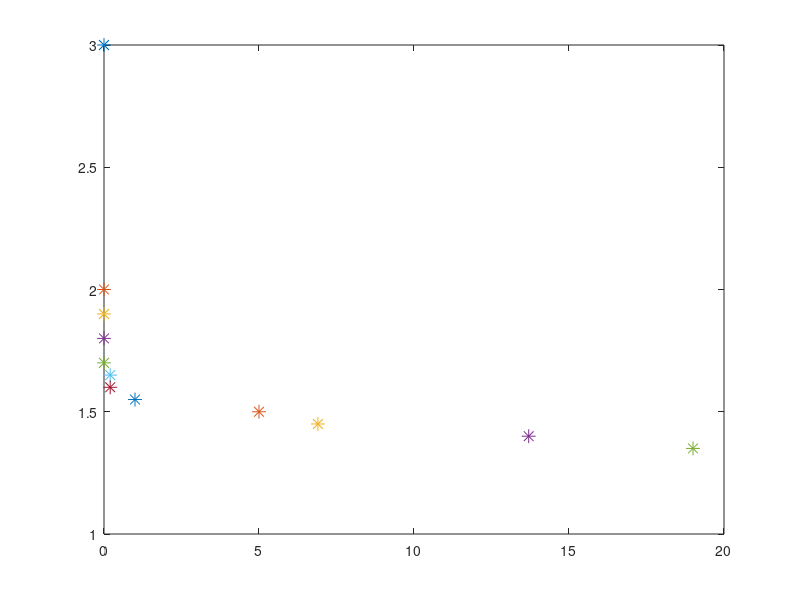

Reproduce this figure in MATLAB. (Note: this script raises an error after producing the figure.)
%% 
close all
clear all
%% 

lambda_0_01 = [3.0, 2.0, 1.9, 1.8, 1.7, 1.65, 1.6, 1.55, 1.5, 1.45, 1.4, 1.35];
gamma_01 = [0, 0, 0, 0, 0, 0.2, 0.2, 1, 5, 6.9, 13.7, 19]; 

for i = 1:length(lambda_0_01)
    plot(gamma_01(i), lambda_0_01(i), '*', 'MarkerSize', 10)
    hold on 
end

%% 

% Fit for exponential with two terms 
fo1 = fitoptions('Method','NonlinearLeastSquares',...
               'Robust','Bisquare',...
               'Algorithm', 'Trust-Region',...
               'MaxIter', 1000);
% For chi = 0.1
lambda_0_01 = [3.0, 2.0, 1.9, 1.8, 1.7, 1.65, 1.6, 1.55, 1.5, 1.45, 1.4, 1.35]';
gamma_01 = [0, 0, 0, 0, 0, 0.2, 0.2, 1, 5, 6.9, 13.7, 19]'; 
[curve1,gof1] = fit(gamma_01, lambda_0_01,'exp2', fo1)
a = 0.2985; 
b = -6.842;
c = 1.551;
d = -0.007551;
x_gamma_01 = linspace(10^-3,100,1E5); 
y_01 = a*exp(b*x_gamma_01) + c*exp(d*x_gamma_01);

% Set R Square value 
legend_01 = num2str(gof1.rsquare, '%.4f\n');

% For chi = 0.2
fo2 = fitoptions('Method','NonlinearLeastSquares',...
               'Robust','Bisquare',...
               'Algorithm', 'Trust-Region',...
               'MaxIter', 500,...
                'StartPoint', [a, b, c, d]);
            
lambda_0_02 = [2.5, 2.0, 1.9, 1.8, 1.7, 1.6, 1.55, 1.5, 1.45, 1.4, 1.35]';
gamma_02 = [0, 0, 0, 0, 0, 0.1, 0.5, 1, 4.9, 6, 12]'; 
[curve2,gof2] = fit(gamma_02, lambda_0_02, 'exp2', fo2)
a = 0.3186; 
b = -15.06;
c = 1.531;
d = -0.01144;
x_gamma_02 = linspace(10^-3,100,1E5); 
y_02 = a*exp(b*x_gamma_02) + c*exp(d*x_gamma_02);
        
legend_02 = num2str(gof2.rsquare, '%.4f\n');

% For chi = 0.3
fo3 = fitoptions('Method','NonlinearLeastSquares',...
                 'Robust','LAR',...
                 'Algorithm', 'Levenberg-Marquardt',...
                 'MaxIter', 100,...
                 'StartPoint', [0.329, -18, 1.3841, -0.0227]);
lambda_0_03 = [3.0, 2.0, 1.9, 1.8, 1.7, 1.6, 1.55, 1.5, 1.45, 1.4, 1.35, 1.3]';
gamma_03 = [ 0, 0, 0, 0, 0, 0, 0, 0.5, 0.8, 3, 8, 18]'; 
[curve3,gof3] = fit(gamma_03, lambda_0_03,'exp2', fo3)
a = 0.3426; 
b = -17.58;
c = 1.457;
d = -0.006349;
x_gamma_03 = linspace(10^-3,100,1E5); 
y_03 = a*exp(b*x_gamma_03) + c*exp(d*x_gamma_03);

legend_03 = num2str(gof3.rsquare, '%.4f\n');

% For chi = 0.4
fo4 = fitoptions('Method','NonlinearLeastSquares',...
               'Robust','LAR',...
               'Algorithm', 'Levenberg-Marquardt',...
               'MaxIter', 300,...
                'StartPoint', [a, b, c, d]);
lambda_0_04 = [3.0, 2.0, 1.9, 1.8, 1.7, 1.6, 1.5, 1.45, 1.4, 1.35, 1.3]';
gamma_04 = [0, 0, 0, 0, 0, 0, 0, 0.1, 0.7, 3, 8]'; 
[curve4,gof4] = fit(gamma_04, lambda_0_04,'exp2', fo4)
a = 0.39; 
b = -22.42;
c = 1.41;
d = -0.01015;
x_gamma_04 = linspace(10^-3,100,1E5); 
y_04 = a*exp(b*x_gamma_04) + c*exp(d*x_gamma_04);

legend_04 = num2str(gof4.rsquare, '%.4f\n');

% For chi = 0.5
fo5 = fitoptions('Method','NonlinearLeastSquares',...
               'Robust','LAR',...
               'Algorithm', 'Levenberg-Marquardt',...
               'MaxIter', 300,...
                'StartPoint', [a, -15, c, d]);
lambda_0_05 = [3.0, 2.0, 1.7, 1.6, 1.5, 1.45, 1.4, 1.35, 1.3, 1.28, 1.26, 1.25, 1.24, 1.22, 1.2]';
gamma_05 = [0, 0, 0, 0, 0, 0, 0, 0, 1, 3.9, 8.3, 8.8, 12.5, 17.9, 19.5]'; 
[curve5,gof5] = fit(gamma_05, lambda_0_05,'exp2', fo5)
a = 0.2935; 
b = -15;
c = 1.306;
d = -0.004281;
x_gamma_05 = linspace(10^-3,100,1E5); 
y_05 = a*exp(b*x_gamma_05) + c*exp(d*x_gamma_05);

legend_05 = num2str(gof5.rsquare, '%.4f\n');
        
% For chi = 0.6
fo6 = fitoptions('Method','NonlinearLeastSquares',...
               'Robust','Bisquare',...
               'Algorithm', 'Trust-Region',...
               'MaxIter', 1000,...
                'StartPoint', [a, b, c, d]);       
        
lambda_0_06 = [ 2.0, 1.5, 1.4, 1.3, 1.28, 1.26, 1.25, 1.24, 1.22, 1.2]';
gamma_06 = [0, 0, 0, 0, 0.1, 0.3, 0.2, 0.9, 5.9, 9.9]';
[curve6,gof6] = fit(gamma_06, lambda_0_06,'exp2', fo6)
a = 0.1496; 
b = -16.35;
c = 1.25;
d = -0.004188;
x_gamma_06 = linspace(10^-3,100,1E5); 
y_06 = a*exp(b*x_gamma_06) + c*exp(d*x_gamma_06);

legend_06 = num2str(gof6.rsquare, '%.4f\n'); 


%% 
figure(1)
hold on 
a = area(x_gamma_01, y_01, 'LineStyle', 'none');
b = plot(x_gamma_01, y_01, 'k-', 'LineWidth', 2);
c = plot(gamma_01, lambda_0_01, 'o', 'MarkerSize', 6);
hold off 

xlabel("$\tilde{\gamma}$", 'Interpreter', 'LaTeX')
ylabel("\lambda_0")
leg = legend([b, c], "Fitted Curve: " + legend_01, "Raw Data")
set(gca,'fontsize',20, 'XScale', 'log')
ylim([1 2])
xlim([10^-3 100]) 
newx = [1E-3, 1E-2, 1E-1, 1, 1E1, 1E2];
set(gca,'XTick', newx); 
saveas(gcf, 'fit_1.eps', 'epsc')
saveas(gcf, "fit_1.fig")

figure(2) 
hold on 
plot(x_gamma_02, y_02, '-', 'LineWidth', 2);
plot(gamma_02, lambda_0_02, '*', 'MarkerSize', 6, 'LineWidth', 2);
legend("Fitted Curve: " + legend_02, "Raw Data")
set(gca,'fontsize',20, 'XScale', 'log')
xlim([10^-3 10^2]) 
hold off
      
figure(3)
hold on 
plot(x_gamma_03, y_03, '-', 'LineWidth', 2);
plot(gamma_03, lambda_0_03, '*', 'MarkerSize', 6, 'LineWidth', 2);
legend("Fitted Curve: " + legend_03, "Raw Data")
set(gca,'fontsize',20, 'XScale', 'log')
hold off

figure(4) 
hold on 
plot(x_gamma_04, y_04, '-', 'LineWidth', 2);
plot(gamma_04, lambda_0_04, '*', 'MarkerSize', 6, 'LineWidth', 2);
legend("Fitted Curve: " + legend_04, "Raw Data")
set(gca,'fontsize',20, 'XScale', 'log')
hold off

figure(5) 
hold on 
a = area(x_gamma_05, y_05, 'LineStyle', 'none');
b = plot(x_gamma_05, y_05, 'k-', 'LineWidth', 2);
c = plot(gamma_05, lambda_0_05, '*', 'MarkerSize', 6, 'LineWidth', 2);
hold off
minY = min(y_05) - 0.1;
maxY = max(y_05) + 0.1; 
ylim([minY maxY])
xlim([10^-3 10^1]) 
xlabel("$\tilde{\gamma}$", 'Interpreter', 'LaTeX')
ylabel("\lambda_0")
leg5 = legend([b, c],"Fitted Curve: " + legend_05, "Raw Data")
set(gca,'fontsize',20, 'XScale', 'log')

% saveas(gcf, 'fit_5.eps', 'epsc')
% saveas(gcf, "fit_5.fig")

figure(6) 
hold on
a = area(x_gamma_06, y_06, 'LineStyle', 'none');
b = plot(x_gamma_06, y_06, 'k-', 'LineWidth', 2);
c = plot(gamma_06, lambda_0_06, '*', 'MarkerSize', 6, 'LineWidth', 2);
hold off
minY = min(y_06) - 0.1;
maxY = max(y_06) + 0.1; 
ylim([minY maxY])
xlim([10^-3 10^1]) 
xlabel("$\tilde{\gamma}$", 'Interpreter', 'LaTeX')
ylabel("\lambda_0")
leg = legend([b, c],"Fitted Curve: " + legend_06, "Raw Data")
set(gca,'fontsize',20, 'XScale', 'log')

% saveas(gcf, 'fit_6.eps', 'epsc')
% saveas(gcf, "fit_6.fig")

%% 
figure(8) 
grid
hold on
plot(x_gamma_01, y_01, 'k-', 'LineWidth', 2);
plot(x_gamma_02, y_02, '-', 'LineWidth', 2);
plot(x_gamma_03, y_03, '-', 'LineWidth', 2);
plot(x_gamma_04, y_04, '-', 'LineWidth', 2);
plot(x_gamma_05, y_05, '-', 'LineWidth', 2);
plot(x_gamma_06, y_06, '-', 'LineWidth', 2);
hold off
xlim([1E-3 25])
xlabel("$\tilde{\gamma}$", 'Interpreter', 'LaTeX')
ylabel("\lambda_0")
leg = legend("0.1", "0.2", "0.3", "0.4","0.5", "0.6",...
             'Location', 'Best');
title(leg,'\chi')
set(gca,'fontsize',20, 'XScale', 'log')
newx = [1E-3, 1E-2, 1E-1, 1, 1E1, 1E2];
set(gca,'XTick', newx); 
saveas(gcf, 'Combined.eps', 'epsc')
saveas(gcf, "Combined.fig")

%%
figure
% Gamma
X = cat(1,x_gamma_01,x_gamma_02,x_gamma_03,x_gamma_04, x_gamma_05, x_gamma_06);
% Chi 
Y = [0.1*ones(1,1E5); 0.2*ones(1,1E5);...
     0.3*ones(1,1E5); 0.4*ones(1,1E5);...
     0.5*ones(1,1E5); 0.6*ones(1,1E5)];
% Lambda 
Z = cat(1, y_01, y_02, y_03, y_04, y_05, y_06);
surf(X,Y,Z,'FaceAlpha',0.5)
xlim([1E-4 100])
ylim([0 0.7])
zlim([1 2])
% chi_01 = [0.1, 0.1, 0.1, 0.1, 0.1, 0.1, 0.1, 0.1, 0.1, 0.1, 0.1]';
% plot3(gamma_01, lambda_0_01, chi_01, 'o')
xlabel("$\tilde{\gamma}$", 'Interpreter', 'LaTeX')
ylabel("\chi")
zlabel("\lambda_0")
set(gca,'fontsize',20, 'XScale', 'log')
newx = [1E-4, 1E-2, 1, 1E2];
newy = [0, 0.2, 0.4, 0.6];
set(gca,'XTick', newx); 
set(gca,'YTick', newy); 

saveas(gcf, 'surf.eps', 'epsc')
saveas(gcf, "surf.fig")

%%
figure
plot(gamma_01, lambda_0_01, '-o', 'MarkerSize', 6, 'LineWidth', 2);
hold on 
plot(gamma_02, lambda_0_02, '-o', 'MarkerSize', 6, 'LineWidth', 2);
hold on 
plot(gamma_03, lambda_0_03, '-o', 'MarkerSize', 6, 'LineWidth', 2);
hold on 
plot(gamma_04, lambda_0_04, '-o', 'MarkerSize', 6, 'LineWidth', 2);
hold on 
plot(gamma_05, lambda_0_05, '-o', 'MarkerSize', 6, 'LineWidth', 2);
hold on
plot(gamma_06, lambda_0_06, '-o', 'MarkerSize', 6, 'LineWidth', 2);

leg = legend("0.1","0.2", "0.3", "0.4", "0.5", "0.6",'Location', 'Best');
title(leg,'\chi');
xlabel("\gamma")
ylabel("\lambda_0 ")
set(gca,'fontsize',20)


